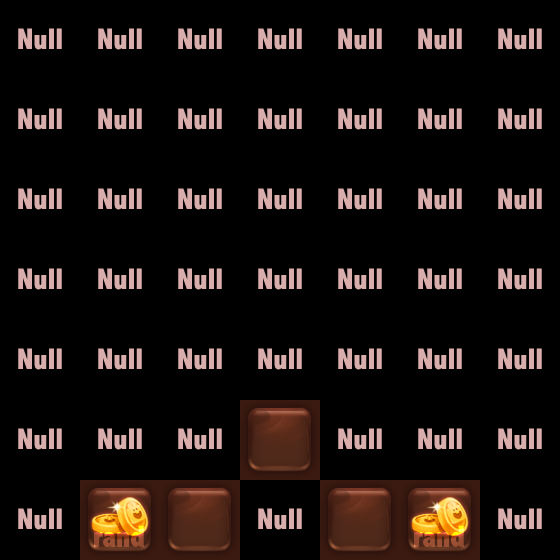

This game map was drawn from its Tiled (.tmx) file and the tilesets committed beside it. A one-line description and the trimmed map source follow:
An orthogonal 7x7 tile map with 80x80 px tiles, 1 tile layer (default).

<map version="1.0" orientation="orthogonal" width="7" height="7" tilewidth="80" tileheight="80">
 <tileset firstgid="1" name="Creater" tilewidth="80" tileheight="80">
  <image source="Creater.png" width="800" height="800" />
  <tile id="0">
   <properties>
    <property name="fid" value="0" />
   </properties>
  </tile>
  <tile id="1">
   <properties>
    <property name="fid" value="1" />
   </properties>
  </tile>
  <tile id="2">
   <properties>
    <property name="fid" value="2" />
   </properties>
  </tile>
  <tile id="3">
   <properties>
    <property name="fid" value="3" />
   </properties>
  </tile>
  <tile id="40">
   <properties>
    <property name="fid" value="-1" />
   </properties>
  </tile>
 </tileset>
 <layer name="default" width="7" height="7">
  <data>[49 cells, 49 non-empty, 3 distinct tile ids]</data>
 </layer>
</map>
